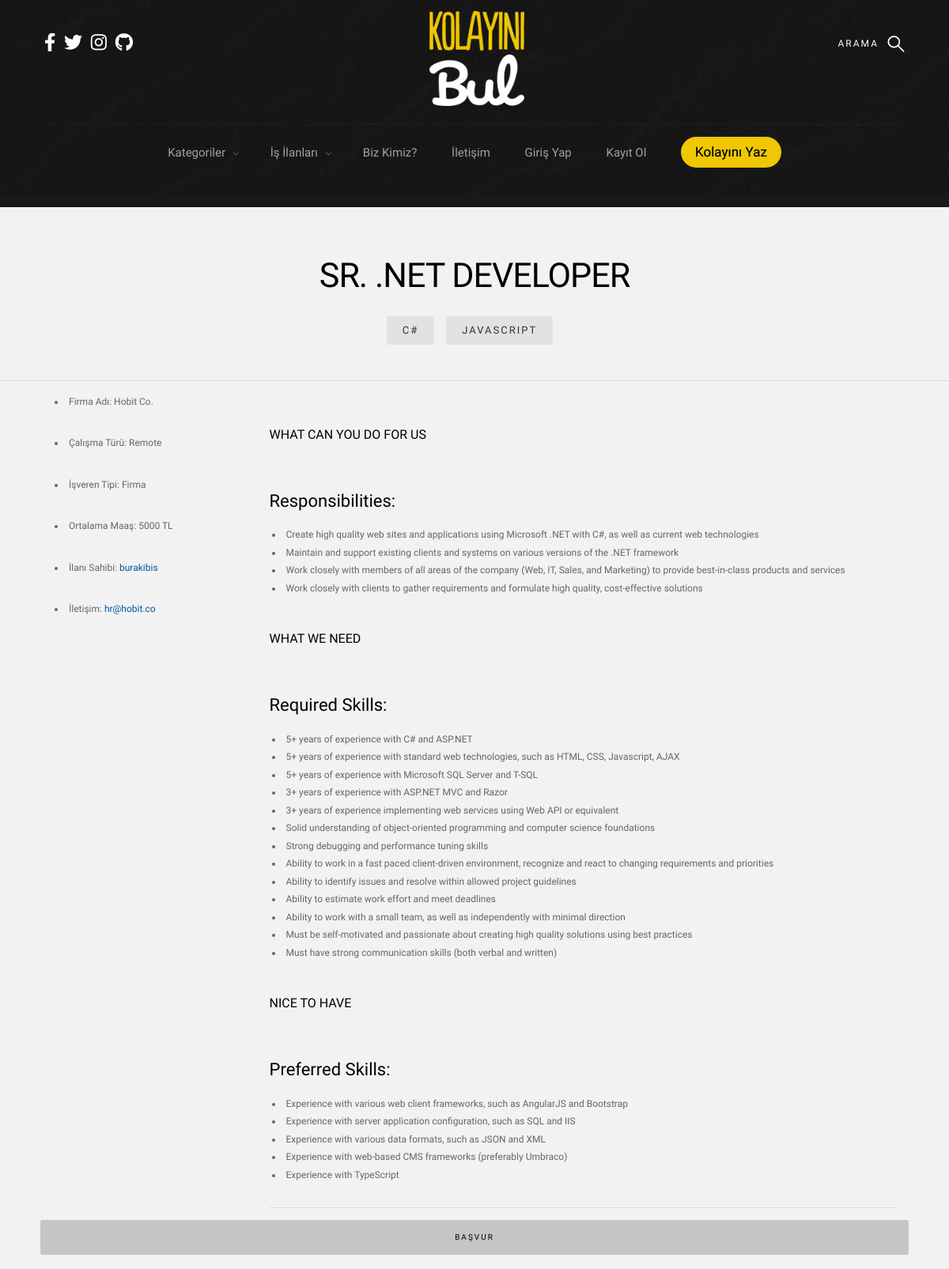
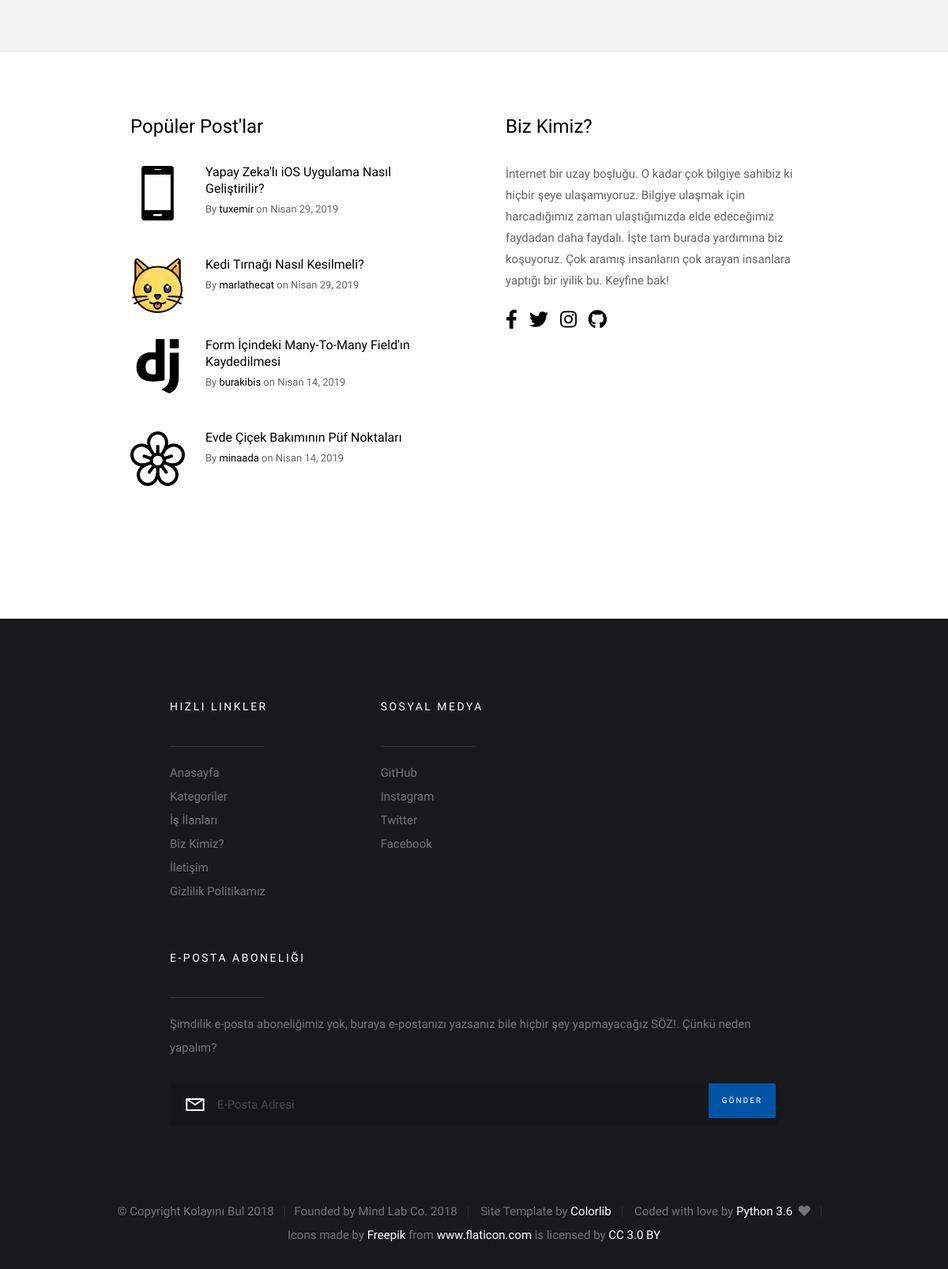
Screenshot of /jobs/job/sr-net-developer-l7hh with the database file from the repository (2 pictures, top to bottom).
### job/models.py (models this page shows, shortened)
class JobAdvertisement(models.Model):
    employer = models.ForeignKey("auth.User", on_delete=models.CASCADE, verbose_name="İşveren")
    company_name = models.CharField(max_length=50, verbose_name="Firma Adı", blank=True, null=True)
    email_adress = models.EmailField(blank=True, null=True)
    avg_salary = models.DecimalField(max_digits=10, decimal_places=0, blank=True, null=True, verbose_name="Ortalama Maaş")
    category = models.ForeignKey('blog.Category', on_delete=models.CASCADE, verbose_name="Kategori Adı",
                                 related_name="job_category")
    sub_category = models.ForeignKey('blog.SubCategory', on_delete=models.CASCADE, verbose_name="Alt Kategori Adı",
                                     related_name="job_sub_category")
    title = models.CharField(max_length=50, verbose_name="Pozisyon")
    slug = models.SlugField(max_length=55, blank=True, null=True)
    description = RichTextField(max_length=100000, null=False, verbose_name="İş Açıklaması")
    company_logo = models.ImageField(upload_to='company_logos/', null=True, blank=True,
                                     default='')
    created_date = models.DateTimeField(auto_now_add=True, verbose_name="Created Date")
    updated_date = models.DateTimeField(blank=True, null=True, verbose_name="Updated Date")
    verified_date = models.DateTimeField(auto_now_add=True, verbose_name="Verified Date")
    TYPE_COMPANY = 1
    TYPE_INDIVIDUAL = 2
    TYPES = (
        (TYPE_COMPANY, 'Firma'),
        (TYPE_INDIVIDUAL, 'Bireysel')
    )
    type = models.SmallIntegerField(choices=TYPES, verbose_name="İşveren Tipi")
    TERM_SHORT = 1
    TERM_LONG = 2
    TERM_ONE_TIME = 3
    TERM_INTERNSHIP = 4
    TERM_REMOTE = 5
    TERMS = (
        (TERM_SHORT, 'Kısa Dönem'),
        (TERM_LONG, 'Uzun Dönem'),
        (TERM_ONE_TIME, 'Tek Seferlik'),
        (TERM_INTERNSHIP, 'Staj'),
        (TERM_REMOTE, 'Remote')
    )
    term = models.SmallIntegerField(choices=TERMS, verbose_name="Dönem")
    STATUS_DRAFT = 1
    STATUS_PUBLISHED = 2
    STATUS_ARCHIVED = 3
    STATUS_DEACTIVATED = 4
    STATUS_WAITING_APPROVAL = 5
    STATUSES = (
        (STATUS_DRAFT, 'Taslak'),
        (STATUS_PUBLISHED, 'Yayında'),
        (STATUS_ARCHIVED, 'Arşivlendi'),
        (STATUS_DEACTIVATED, 'Kaldırıldı'),
        (STATUS_WAITING_APPROVAL, "Onay Bekliyor")
    )
    job_status = models.SmallIntegerField(choices=STATUSES, default=5)
    tag = models.ManyToManyField(SubCategory, default=sub_category)

### blog/models.py (models this page shows, shortened)
class SubCategory(models.Model):
    category_name = models.ForeignKey(Category, on_delete=models.CASCADE, null=True, related_name='subcategories')
    sub_category_name = models.CharField(max_length=50, verbose_name="Alt-Category Adı")
    slug = models.SlugField(max_length=55, blank=True, null=True)
    sub_category_image = models.FileField(upload_to='sub_category_images/', null=True, blank=True)
    def __str__(self):
        return "{sub_category_name}".format(sub_category_name=self.sub_category_name)

class Post(models.Model):
    author = models.ForeignKey("auth.User", on_delete=models.CASCADE, verbose_name="Yazar")
    category = models.ForeignKey("Category", on_delete=models.CASCADE, verbose_name="Kategori Adı")
    sub_category = models.ForeignKey("SubCategory", on_delete=models.CASCADE, verbose_name="Alt Kategori Adı",
                                     related_name="sub_category")
    title = models.CharField(max_length=50, verbose_name="Post Başlığı")
    slug = models.SlugField(max_length=55, blank=True, null=True)
    description = RichTextField(max_length=100000, null=False, verbose_name="Açıklama")
    image = models.ImageField(upload_to='post_images/', null=True, blank=True,
                              default='')
    created_date = models.DateTimeField(auto_now_add=True, verbose_name="Created Date")
    updated_date = models.DateTimeField(blank=True, null=True, verbose_name="Updated Date")
    verified_date = models.DateTimeField(auto_now_add=True, verbose_name="Verified Date")
    sources = models.CharField(max_length=250, verbose_name="Kaynak", blank=True, null=True)
    STATUS_DRAFT = 1
    STATUS_PUBLISHED = 2
    STATUS_ARCHIVED = 3
    STATUS_DEACTIVATED = 4
    STATUS_WAITING_APPROVAL = 5
    STATUSES = (
        (STATUS_DRAFT, 'Taslak'),
        (STATUS_PUBLISHED, 'Yayında'),
        (STATUS_ARCHIVED, 'Arşivlendi'),
        (STATUS_DEACTIVATED, 'Kaldırıldı'),
        (STATUS_WAITING_APPROVAL, "Onay Bekliyor")
    )
    active_post = models.SmallIntegerField(choices=STATUSES, default=5)
    LOCATION_BIG = 1
    LOCATION_SMALL1 = 2
    LOCATION_SMALL2 = 3
    LOCATION_OTHER = 4
    LOCATION = (
        (LOCATION_BIG, 'Big Box'),
        (LOCATION_SMALL1, 'First Small Box'),
        (LOCATION_SMALL2, 'Second Small Box'),
        (LOCATION_OTHER, 'Other'),
    )
    page_header_content = models.SmallIntegerField(choices=LOCATION, default=4)
    tag = models.ManyToManyField(SubCategory, default=sub_category)
    class Meta:
        ordering = ['-created_date']

### job/views.py (the view)
# urls.py: path('job/<slug:slug>', views.detail, name="detail"),
def detail(request, slug):
    job = get_object_or_404(JobAdvertisement, slug=slug)
    tag = job.tag.all()
    context = {
        "job": job,
        "tag": tag,
    }
    return render(request, "job_pages/detail_job.html", context)

### base_pages/views.py (called while the page is built)
def categories(request):
    categories = Category.objects.all()
    context = {
        "categories": categories,
    }
    return context

def footerpost(request):
    footer_post = Post.objects.filter(active_post="2").order_by('-created_date')
    context = {
        "footer_post": footer_post,
    }
    return context

def big_box(request):
    try:
        big_box = Post.objects.get(page_header_content=1)
    except Post.DoesNotExist:
        big_box = None
    context = {
        "big_box": big_box,
    }
    return context

def second_box(request):
    try:
        second_box = Post.objects.get(page_header_content=2)
    except Post.DoesNotExist:
        second_box = None
    context = {
        "second_box": second_box,
    }
    return context

def third_box(request):
    try:
        third_box = Post.objects.get(page_header_content=3)
    except Post.DoesNotExist:
        third_box = None
    context = {
        "third_box": third_box,
    }
    return context

### blog/templatetags/my_filters.py (called while the page is built)
@register.filter()
def upfirstletter(value):
    first = value[0] if len(value) > 0 else ''
    remaining = value[1:] if len(value) > 1 else ''
    return first.upper() + remaining

### templates/job_pages/detail_job.html (shortened to what this page needs)
{% extends "base/layout.html" %}
{% load static %}
{% load i18n %}
{% load l10n %}
{% block body %}
    <section class="s-content" style="padding-top: 0px">
        <section id="styles" class="s-styles">
            <div class="row narrow section-intro add-bottom text-center">
                <div class="col-full tab-full">
                    <h1 style="font-size: 4.3rem;">{{ job.title|upper }}</h1>
                    <div class="row bottom tags-wrap">
                        <div class="col-full tags">
                            <div class="tagcloud">
                                {% for a in tag %}
                                    <a href="#0">{{ a.sub_category_name }}</a>
                                {% endfor %}
                            </div>
                        </div>
                    </div>
                </div>
            </div>
            <hr>
            <div class="row">
                <div class="col-full tab-full">
                    <div class="col-three">
                    <ul>
                        {% if job.type == 1 %}
                        <li>
                            <p>Firma Adı: {{ job.company_name }}</p>
                        </li>
                        {% endif %}
                        <li>
                            <p>Çalışma Türü: {{ job.get_term_display }}</p>
                        </li>
                        <li>
                            <p>İşveren Tipi: {{ job.get_type_display }}</p>
                        </li>
                        <li>
                            <p>Ortalama Maaş: {{ job.avg_salary|floatformat }} TL</p>
                        </li>
                        <li>
                            <p>İlanı Sahibi: <a href="{% url 'user:profile' slug=job.employer %}">{{ job.employer }}</a></p>
                        </li>
                        <li>
                            <p>İletişim: <a href="{{ job.email_adress }}">{{ job.email_adress }}</a></p>
                        </li>
                    </ul>
                        </div>
                    <div class="col-nine">
                    <p>
                        {{ job.description|safe }}
                    </p>
                    <hr>
                </div>
                    <a class="btn btn-primary full-width" href="{% url 'jobs:detail' slug=job.slug %}">Başvur</a>
            </div>
                </div>
        </section>
    </section>
{% endblock body %}

### templates/base/components/s-extra-footer-top.html
{% load static %}
{% load my_filters %}
<section class="s-extra">
    <div class="row top">
        <div class="col-eight md-six tab-full popular">
            <h3>Popüler Post'lar</h3>
            <div class="block-1-2 block-m-full popular__posts">
                {% for post in footer_post|slice:":6" %}
                    <article class="col-block popular__post">
                        <a href="#0" class="popular__thumb">
                            <img src="{{ post.sub_category.sub_category_image.url }}" alt="">
                        </a>
                        <h5><a href="{% url 'posts:detail' slug=post.slug %}">{{ post.title|safe|upfirstletter }}</a></h5>
                        <section class="popular__meta">
                            <span class="popular__author"><span>By</span> <a href="{% url 'user:profile' slug=post.author %}">{{ post.author }}</a></span>
                            <span class="popular__date"><span>on</span> <time
                                    datetime="2017-12-19">{{ post.created_date|date:"F d, Y" }}</time></span>
                        </section>
                    </article>
                {% endfor %}
            </div>
        </div>
        <div class="col-four md-six tab-full about">
            <h3>Biz Kimiz?</h3>
            <p>
                İnternet bir uzay boşluğu. O kadar çok bilgiye sahibiz ki hiçbir şeye ulaşamıyoruz. Bilgiye ulaşmak için
                harcadığımız zaman ulaştığımızda elde edeceğimiz faydadan daha faydalı. İşte tam burada
                yardımına biz koşuyoruz. Çok aramış insanların çok arayan insanlara yaptığı bir iyilik bu. Keyfine bak!
            </p>
            <ul class="about__social">
                <li>
                    <a href="https://www.facebook.com/kolayinibul/" target="_blank"><i class="fab fa-facebook-f"></i></a>
                </li>
                <li>
                    <a href="https://twitter.com/kolayinibul" target="_blank"><i class="fab fa-twitter"></i></a>
                </li>
                <li>
                    <a href="https://www.instagram.com/kolayinibul" target="_blank"><i class="fab fa-instagram"></i></a>
                </li>
                <li>
                    <a href="https://github.com/mindlabcore" target="_blank"><i class="fab fa-github"></i></a>
                </li>
            </ul>
        </div>
    </div>
</section>

### static/css/base.css (style rules this page uses)
body { margin: 0; }
article, aside, footer, header, nav, section { display: block; }
h1 { font-size: 2em; margin: 0.67em 0; }
hr { box-sizing: content-box; height: 0; overflow: visible; }
b, strong { font-weight: inherit; }
b, strong { font-weight: bolder; }
img { border-style: none; }
*, *::before, *::after { box-sizing: inherit; }
body { font-weight: normal; line-height: 1; word-wrap: break-word; text-rendering: optimizeLegibility; -webkit-overflow-scrolling: touch; -webkit-text-size-adjust: none; }
body, input, button { -moz-osx-font-smoothing: grayscale; -webkit-font-smoothing: antialiased; }
img, video { max-width: 100%; height: auto; }
div, dl, dt, dd, ul, ol, li, h1, h2, h3, h4, h5, h6, pre, form, p, blockquote, th, td { margin: 0; padding: 0; }
h1, h2, h3, h4, h5, h6 { -webkit-font-smoothing: auto; -webkit-font-smoothing: antialiased; -webkit-font-variant-ligatures: common-ligatures; -moz-font-variant-ligatures: common-ligatures; font-variant-ligatures: common-ligatures; text-rendering: optimizeLegibility; }
em, i { font-style: italic; line-height: inherit; }
strong, b { font-weight: bold; line-height: inherit; }
ol, ul { list-style: none; }
li { display: block; }
a img { border: none; }
.row { width: 94%; max-width: 1200px; margin: 0 auto; }
.row:after { content: ""; display: table; clear: both; }
.row .row { width: auto; max-width: none; margin-left: -20px; margin-right: -20px; }
[class*="col-"] { float: left; padding: 0 20px; }
.col-three, .col-1-4 { width: 25%; }
.col-four, .col-1-3 { width: 33.33333%; }
.col-eight, .col-2-3 { width: 66.66667%; }
.col-nine, .col-3-4 { width: 75%; }
.col-twelve, .col-full { width: 100%; }
@media only screen and (max-width: 1200px) { .row .row { margin-left: -15px; margin-right: -15px; } }
@media only screen and (max-width: 1200px) { [class*="col-"] { padding: 0 15px; } }
@media only screen and (max-width: 1200px) { .md-six, .md-1-2 { width: 50%; } }
[class*="block-"]:after { content: ""; display: table; clear: both; }
.block-1-2 .col-block { width: 50%; }
.block-1-6 .col-block:nth-child(6n + 1), .block-1-5 .col-block:nth-child(5n + 1), .block-1-4 .col-block:nth-child(4n + 1), .block-1-3 .col-block:nth-child(3n + 1), .block-1-2 .col-block:nth-child(2n + 1) { clear: both; }
@media only screen and (max-width: 1200px) { .block-m-full .col-block { width: 100%; clear: both; } }
@media only screen and (max-width: 1200px) { [class*="block-m-"] .col-block:nth-child(n) { clear: none; } }
.add-bottom { margin-bottom: 3rem !important; }
.full-width { width: 100%; }
.text-center { text-align: center; }

### rows the page displays
JobAdvertisement: title "SR. .NET DEVELOPER", company_name "Hobit Co.", term "Remote", type "Firma", avg_salary "5000", employer "burakibis", email_adress "hr@hobit.co", description "WHAT CAN YOU DO FOR US Responsibilities: Create high quality web sites and applications using Microsoft .NET with C#, as well as current web technologies Maintain and support existing clients and systems on various versions of the .NET framework Work closely with members of all areas of the company (Web, IT, Sales, and Marketing) to provide best-in-class products and services Work closely with clients to gather requirements and formulate high quality, cost-effective solutions WHAT WE NEED Required Skills: 5+ years of experience with C# and ASP.NET 5+ years of experience with standard web technologies, such as HTML, CSS, Javascript, AJAX 5+ years of experience with Microsoft SQL Server and…"
SubCategory: sub_category_name "C#"
SubCategory: sub_category_name "JAVASCRIPT"
Post: sub_category.sub_category_image (picture), title|upfirstletter "Yapay Zeka'lı iOS Uygulama Nasıl Geliştirilir?", author "tuxemir", created_date "Nisan 29, 2019"
Post: sub_category.sub_category_image (picture), title|upfirstletter "Kedi Tırnağı Nasıl Kesilmeli?", author "marlathecat", created_date "Nisan 29, 2019"
Post: sub_category.sub_category_image (picture), title|upfirstletter "Form İçindeki Many-To-Many Field'ın Kaydedilmesi", author "burakibis", created_date "Nisan 14, 2019"
Post: sub_category.sub_category_image (picture), title|upfirstletter "Evde Çiçek Bakımının Püf Noktaları", author "minaada", created_date "Nisan 14, 2019"
